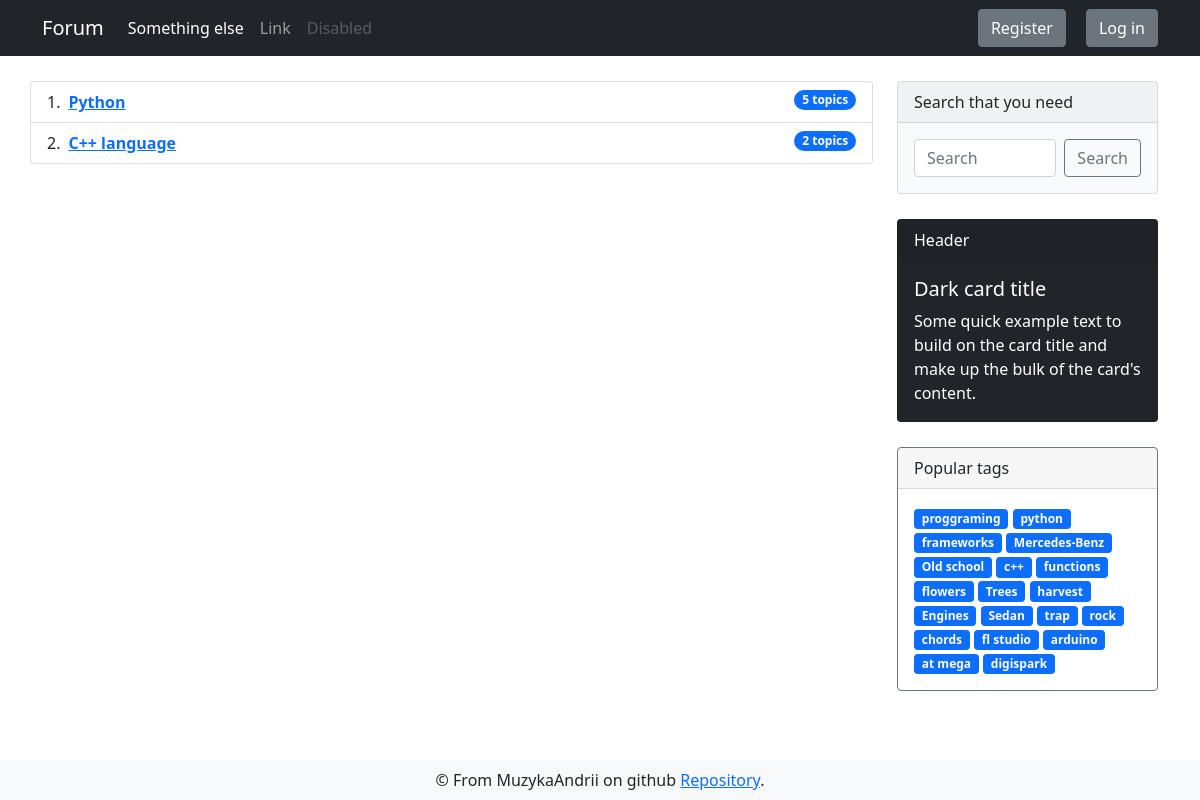
The app's page /forum/programing with its own data.
### app/models.py (models this page shows, shortened)
class DbMixin(object):
    def save(self):
        db.session.add(self)
        db.session.commit()

class Theme(DbMixin, db.Model):
    id = db.Column(db.Integer, primary_key = True, autoincrement=True)
    name = db.Column(db.String(150), unique=True, nullable=False)
    slug = db.Column(db.String(100), unique=True, nullable=False)
    section_id = db.Column(db.Integer, db.ForeignKey('section.id'), nullable=False)
    discussions = db.relationship('Discussion', backref='parent_theme', lazy='dynamic')

class Tag(DbMixin, db.Model):
    id = db.Column(db.Integer, primary_key = True, autoincrement=True)
    name = db.Column(db.String(50), unique=True, nullable=False)
    slug = db.Column(db.String(100), unique=True, nullable=False)
    section_id = db.Column(db.Integer, db.ForeignKey('section.id'), nullable=False)

### app/views.py (the view)
@app.route('/forum/<string:section_slug>')
def themes_index(section_slug):
    current_section = Section.get_from_slug(section_slug)
    themes = current_section.themes
    return render_template('forum/themes.html', tags=get_tags(), themes=themes, section_slug=current_section.slug, title='Themes list')

### app/models.py (called while the page is built)
    @staticmethod
    def get_from_slug(slug):
        return Section.query.filter_by(slug=slug).first_or_404()

### app/views.py (called while the page is built)
@app.before_request
def update_last_seen():
    if current_user.is_authenticated:
        current_user.update_last_seen()

@app.before_request
@cache.cached(timeout=60)
def check_banned():
    if current_user.is_authenticated and current_user.is_banned == True:
        ban_reason = current_user.ban_reason
        logout_user()
        return render_template('alerts/banned.html', reason=ban_reason)

@cache.cached(timeout=600, key_prefix='tags')
def get_tags():
    return Tag.query.limit(25).all()

### app/templates/forum/themes.html
{% extends "layouts/base.html" %}
{% block content %}
<div class="container">
    <div class="row">
        <ol style="margin-top: 25px;" class="col-md-9 list-group list-group-numbered">
            {% for theme in themes %}
            <li class="list-group-item d-flex justify-content-between align-items-start">
                <div class="ms-2 me-auto">
                    <div class="fw-bold"><a
                            href="{{ url_for('discussions_index', section_slug=section_slug, theme_slug=theme.slug) }}">{{ theme.name }}</a>
                    </div>
                </div>
                <span class="badge bg-primary rounded-pill">{{ theme.discussions.count() }} topics</span>
            </li>
            {% endfor %}
        </ol>
        {% include 'layouts/sidebar.html' %}
    </div>
</div>
{% endblock %}

### app/templates/layouts/sidebar.html
<div class="sidebar col-md-3">
    <div class="card text-dark bg-light mb-3" style="max-width: 18rem;">
        <div class="card-header">Search that you need</div>
        <div class="card-body d-flex">
            <input class="form-control me-2" type="search" placeholder="Search" aria-label="Search">
            <button class="btn btn-outline-secondary" type="submit">Search</button>
        </div>
    </div>
    <div class="card text-white bg-dark mb-3" style="max-width: 18rem;">
        <div class="card-header">Header</div>
        <div class="card-body">
            <h5 class="card-title">Dark card title</h5>
            <p class="card-text">Some quick example text to build on the card title and make up the bulk of the
                card's content.</p>
        </div>
    </div>
    <div class="card border-secondary mb-3" style="max-width: 18rem;">
        <div class="card-header">Popular tags</div>
        <div class="card-body text-secondary">
            {% for tag in tags %}
            <a href="{{ url_for('tags_discussions', tag_slug=tag.slug) }}" class="tag badge bg-primary">{{ tag.name }}</a>
            {% endfor %}
        </div>
    </div>
</div>

### app/static/css/style.css (style rules this page uses)
.card { margin: 25px 0; }
.tag { text-decoration: none; }

### records on screen
Theme: name "Python", discussions.count "5"
Theme: name "C++ language", discussions.count "2"
Tag: name "proggraming"
Tag: name "python"
Tag: name "frameworks"
Tag: name "Mercedes-Benz"
Tag: name "Old school"
Tag: name "c++"
Tag: name "functions"
Tag: name "flowers"
Tag: name "Trees"
Tag: name "harvest"
Tag: name "Engines"
Tag: name "Sedan"
Tag: name "trap"
Tag: name "rock"
Tag: name "chords"
Tag: name "fl studio"
Tag: name "arduino"
Tag: name "at mega"
Tag: name "digispark"
